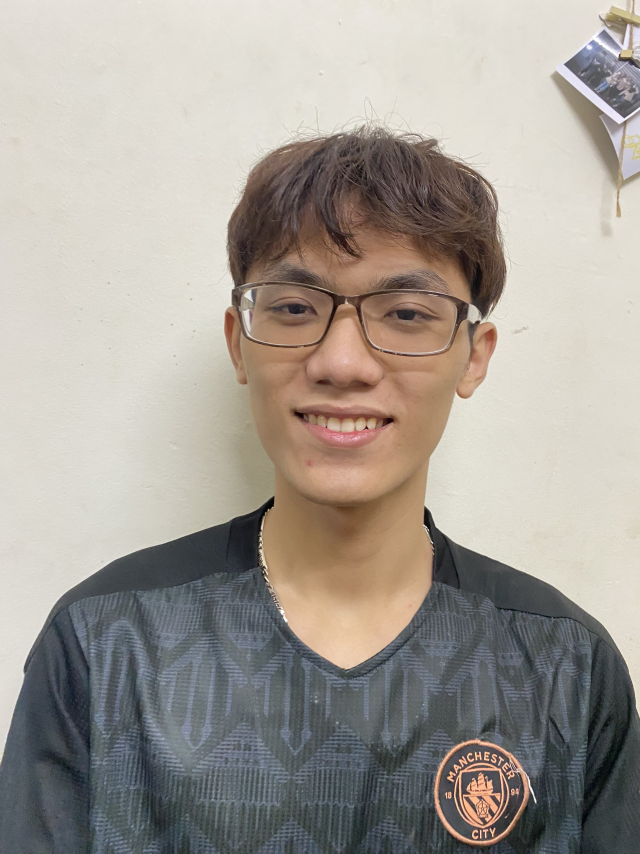
#> input picture Task #0103/cv.jpg, 1920 x 2560 px (shown at 1/3 size)
$ python canny.py
#> lines starting #> are read from the running program, lines starting #| are printed output that depends on the picture
import cv2

img = cv2.imread("cv.jpg")
#> img is the input picture: shape (2560, 1920, 3); mean B, G, R 149.5, 157.2, 163.4

img = cv2.resize(img, (600, 800))
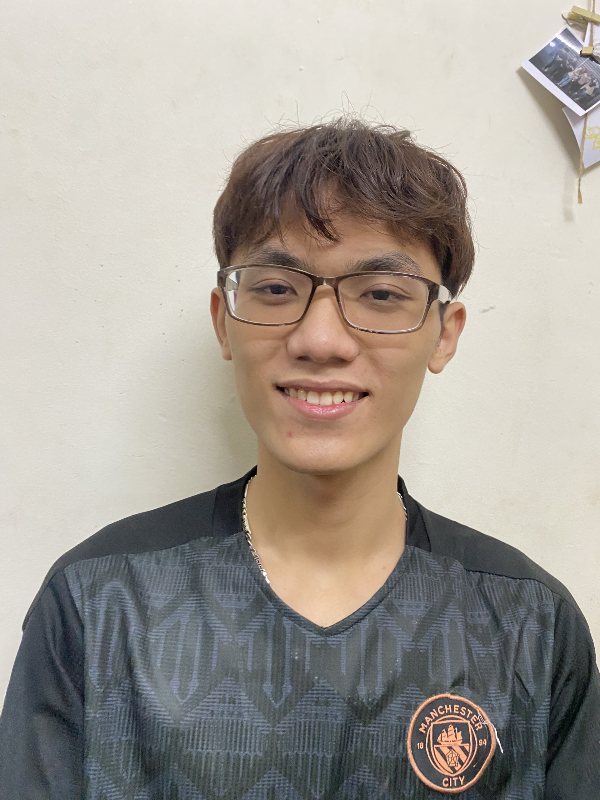
#> img: shape (800, 600, 3); mean B, G, R 149.5, 157.1, 163.3

canny_img = cv2.Canny(img, 100, 200)
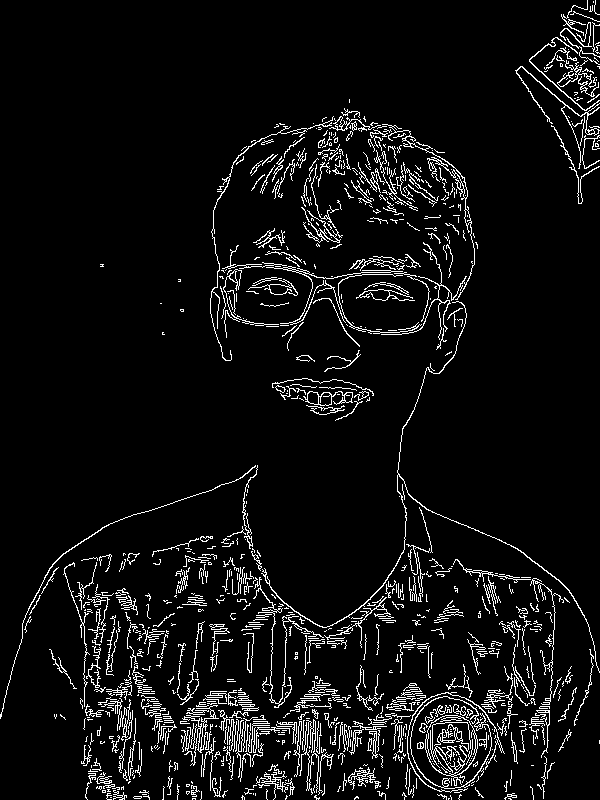
#> canny_img: shape (800, 600); 6.2% white in thin lines or dots

cv2.imshow("CANNY IMG", canny_img)

cv2.waitKey(0)
cv2.destroyAllWindows()

$ run again, with Task #0103/city.jpg copied over Task #0103/cv.jpg
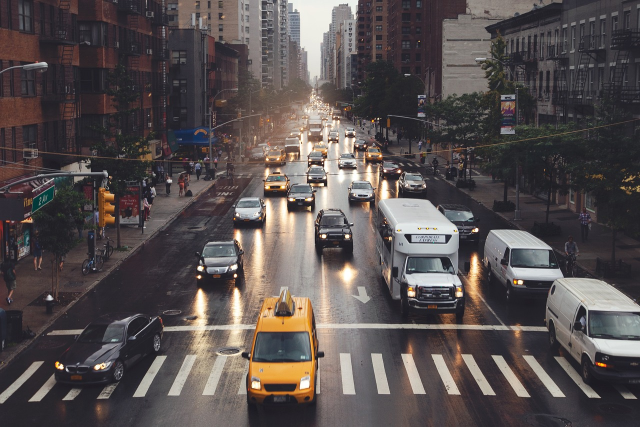
#> input picture Task #0103/city.jpg, 1280 x 853 px (shown at 1/2 size)
#> img is the input picture: shape (853, 1280, 3); mean B, G, R 80.1, 80.3, 87.9
#> `img = cv2.resize(img, (600, 800))`:
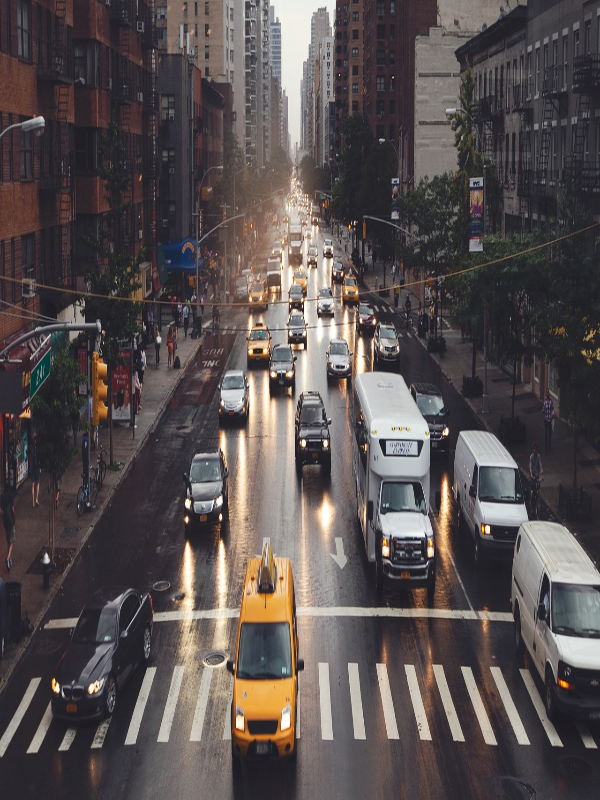
#> img: shape (800, 600, 3); mean B, G, R 80, 80.2, 87.7
#> `canny_img = cv2.Canny(img, 100, 200)`:
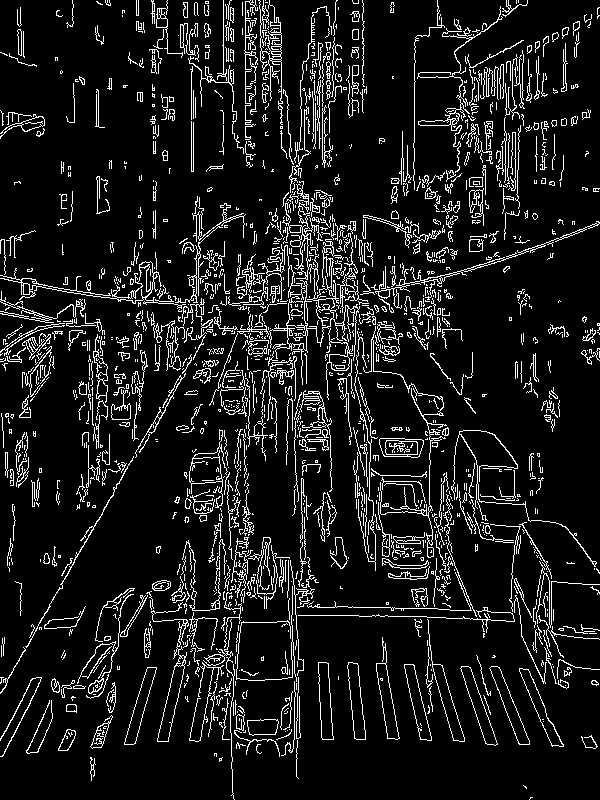
#> canny_img: shape (800, 600); 10% white in thin lines or dots
